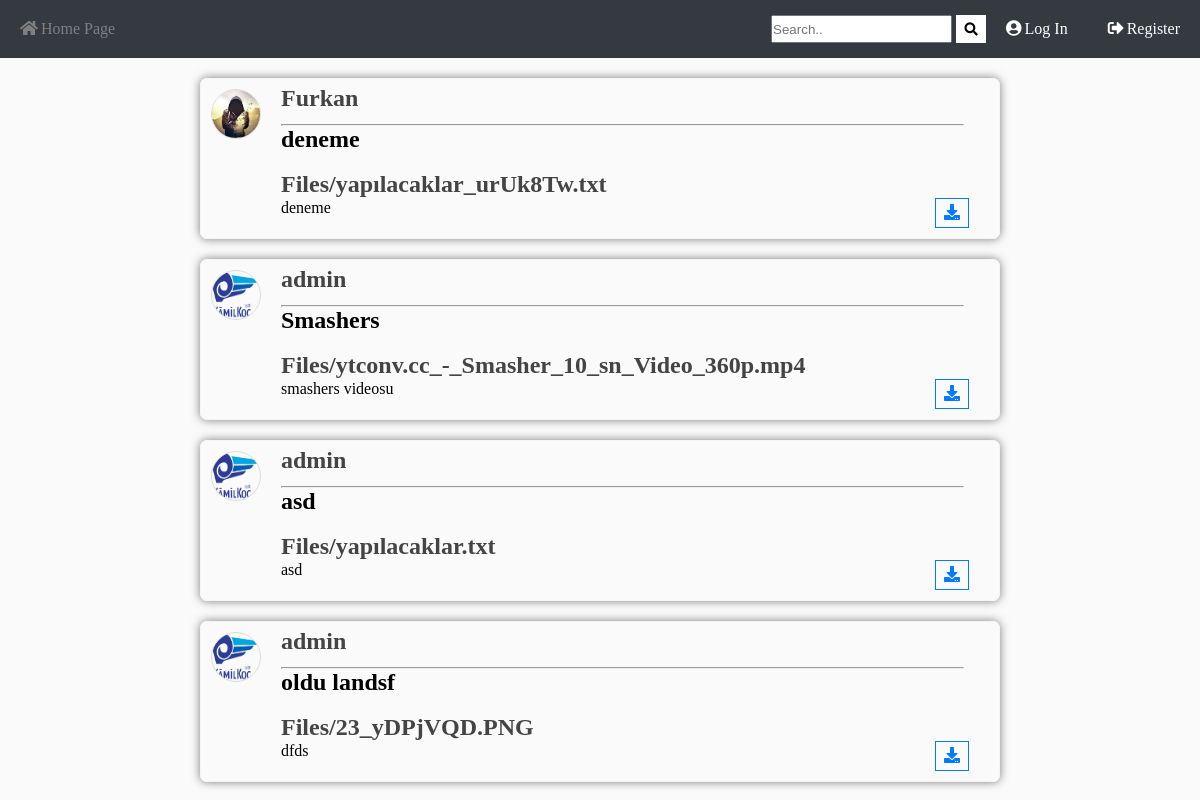
The page / on the database its author committed.
### fileshare/models.py (models this page shows, shortened)
class Post(models.Model):
	title = models.CharField(max_length=100)
	files = models.FileField(null=True,blank=True,upload_to='Files')
	content = models.TextField(max_length=200)
	date_posted = models.DateTimeField(auto_now_add=True)
	author = models.ForeignKey(User, on_delete=models.CASCADE)

### accounts/models.py (models this page shows, shortened)
class Profile(models.Model):
    user = models.OneToOneField(User, on_delete=models.CASCADE)
    image = models.ImageField( upload_to='profile',default='profil.jpg')   # default='default.jpg',

### fileshare/views.py (the view)
# urls.py: path('', views.listPage, name="listPage"),
def listPage(request):
    posts = Post.objects.all().order_by('-date_posted')
    context = {
        'posts':posts
    }
    return render(request, 'listpage.html',context)

### templates/listpage.html (shortened to what this page needs)
{% extends "base.html" %}
{% load static %}
{% block content %}
    <section class="section">
        <div class="alllist-container">
            {%for post in posts%}
            <div class="list-container">
                <div class="left-list">
                    <img src="{{ post.author.profile.image.url }}" alt="">
                </div>
                <div class="right-list">
                    <div class="toplist">
                        <a href="{% url 'UserSpecifiedPosts' post.author  %}" class="Userlink"><h1>{{ post.author }}</h1></a>
                    </div>
                    <hr>
                    <h2>{{post.title}}</h2>
                    <br>
                    {%if post.files%}
                        <a href="{% url 'detailPage' post.id  %}"><h2>{{post.files}}</h2></a>
                    {%endif%}
                    <div class="content-container">
                        <p>{{post.content}}</p>
                        {%if post.files%}
                            <a href="{{ post.files.url }}" class="download" download><i class="fas fa-download" ></i></a>
                        {%endif%}
                    </div>
                </div>
            </div>
            {%endfor%}
        </div>
    </section>
{% endblock %}

### templates/base.html (shortened to what this page needs)
{% load static %}
{% load widget_tweaks %}
<!DOCTYPE html>
<html lang="en">
<head>
    <link rel="stylesheet" href="{% static './css/style.css' %}">
    <link rel="stylesheet" href="{% static './css/accounts.css' %}">
    <link rel="stylesheet"
    href="https://cdnjs.cloudflare.com/ajax/libs/font-awesome/5.15.3/css/all.min.css"
 />
</head>
<body>
    <nav>
        <a href="{% url 'listPage'   %}"><i class="fas fa-home"></i>Home Page</a>
        <form class="example" action="action_page.php">
            <input type="text" placeholder="Search.." name="search">
            <button type="submit" class="search"><i class="fa fa-search"></i></button>
        </form>
        {% if user.is_authenticated %}
        <a href="{% url 'logout'   %}"></i><i class="fas fa-user"></i>Log Out</a>
        <a href="{% url 'myPostsPage'   %}"><i class="fas fa-user-shield"></i>My Posts</a>
        <a href="{% url 'newPost'   %}"><i class="fas fa-user-edit"></i>New Post</a>
        <a href="{% url 'profile'   %}"><i class="fas fa-sign-out-alt"></i>{{user.username}}</a>
        {%else%}
        <a href="{% url 'login'   %}"><i class="fas fa-user-circle"></i>Log In</a>
        <a href="{% url 'register'   %}"><i class="fas fa-sign-out-alt"></i>Register</a>
        {%endif%}
    </nav>
    {% block content %}
    {% endblock %}
</body>
</html>

### static/css/style.css (style rules this page uses)
* { margin: 0; padding: 0; box-sizing: border-box; text-decoration: none; }
html,body { height: 100%; background-color: #fafafa; }
nav { width: 100%; background-color: rgb(52, 58, 64); display: flex; flex-direction: row; align-items: center; }
nav form { margin-left: auto; }
nav form input { height: 28px; margin: 0; }
nav form .search { height: 28px; padding: 3px; width: 30px; background-color: white; border: none; cursor: pointer; }
nav a { padding: 20px; color:white ; }
nav a i { margin-right: 3px; }
.section { width: 100%; display: flex; justify-content: center; }
.alllist-container { display: flex; flex-direction: column; }
.section .list-container { margin-top: 20px; width: 40%; min-width: 800px; border: 1px solid whitesmoke; display: flex; flex-direction: row; border-radius: 7px; box-shadow: 0 0 10px 0 rgba(0, 0, 0, .5); }
.section .list-container .left-list img { width: 50px; height: 50px; margin: 10px; border-radius: 50%; border: 1px solid rgb(223, 219, 219); }
.section .list-container .right-list { margin-left: 10px; flex: 1; }
.section .list-container .right-list .toplist { display: flex; align-items: center; }
.section .list-container .right-list .Userlink { display: inline-block; }
.section .list-container .right-list a { color: #444444; display: inline-block; }
.section .list-container .right-list a h1 { font-weight: 800; line-height: 1.5rem; margin-left: 0; display: inline-block; margin: 7px 0px; }
.section .list-container .right-list hr { margin-right: 35px; margin-top: 7px; color: rgb(223, 219, 219); }
.section .list-container .right-list .content-container { display: flex; flex-direction: row; margin-bottom: 5px; }
.section .list-container .right-list .content-container p { flex: 1; font-weight: 300; line-height: 1.2rem; }
.section .list-container .right-list .content-container .download { padding: 5px 8px; margin-right: 30px; margin-bottom: 5px; color: #007bff; border: 1px solid #007bff; transition: background-color 1s; }

### static/css/accounts.css (style rules this page uses)
* { margin: 0; padding: 0; }
html,body { width: 100%; height: 100%; background-color: #fafafa; }

### rows shown on the page
Post: author.profile.image (picture), author "Furkan", title "deneme", files "Files/yapılacaklar_urUk8Tw.txt", content "deneme"
Post: author.profile.image (picture), author "admin", title "Smashers", files "Files/ytconv.cc_-_Smasher_10_sn_Video_360p.mp4", content "smashers videosu"
Post: author.profile.image (picture), author "admin", title "asd", files "Files/yapılacaklar.txt", content "asd"
Post: author.profile.image (picture), author "admin", title "oldu landsf", files "Files/23_yDPjVQD.PNG", content "dfds"
